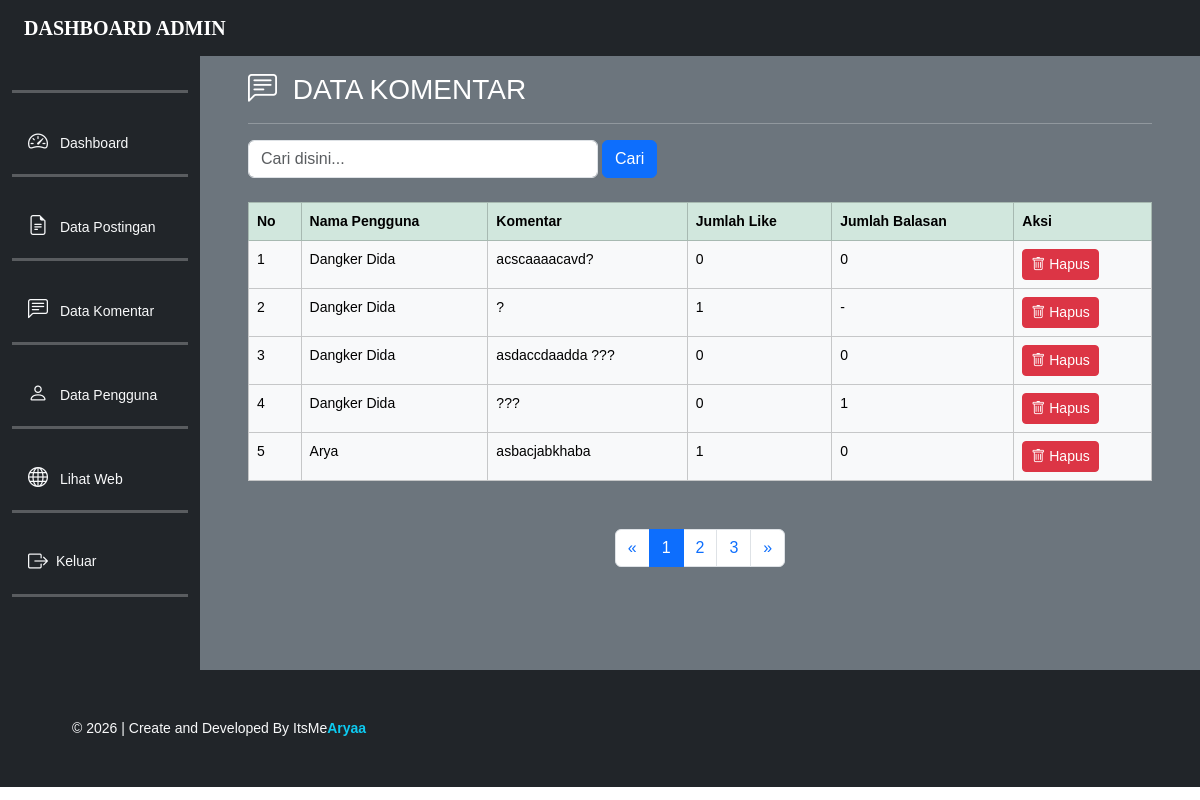
The page /dashboard/data_komentar.php (signed in) on the database its author committed.
### tables this page shows
CREATE TABLE `comments` (
  `id` int NOT NULL,
  `post_id` int NOT NULL,
  `user_id` int NOT NULL,
  `content` text NOT NULL,
  `created_at` datetime DEFAULT CURRENT_TIMESTAMP,
  `parent_id` int DEFAULT NULL
);

CREATE TABLE `profiles` (
  `user_id` int NOT NULL,
  `name` varchar(100) DEFAULT NULL,
  `last_name` varchar(255) DEFAULT NULL,
  `bio` text,
  `photo` varchar(255) DEFAULT NULL,
  `cover_photo` varchar(255) DEFAULT NULL,
  `updated_at` datetime DEFAULT CURRENT_TIMESTAMP ON UPDATE CURRENT_TIMESTAMP
);

### dashboard/data_komentar.php (the view, shortened to what this page needs)
<?php
$batas = 5;
$halaman = $_GET['halaman'];
if (empty($halaman)) {
  $posisi = 0;
  $halaman = 1;
} else {
  $posisi = ($halaman - 1) * $batas;
}
?>
<!DOCTYPE html>
<html lang="en">
<head>
  <link rel="stylesheet" href="../public/assets/css/bootstrap.min.css">
  <link rel="stylesheet" href="../public/assets/css/styleDashboard.css">
  <link rel="stylesheet" href="../public/assets/icon/bootstrap-icons/font/bootstrap-icons.css">
</head>
<body>
  <nav class="navbar navbar-expand-lg navbar-dark bg-dark">
    <a href="#" class="navbar-brand ms-4">
      <font face="Fira Code"><strong>DASHBOARD ADMIN</strong></font>
    </a>
  </nav>
  <div class="row">
    <div class="col-md-2 bg-dark pt-4">
      <nav class="nav flex-column ml-3 mb-5">
        <hr class="garis">
        <a href="dashboard.php" class="nav-link active text-light" aria-current="page">
          <i class="bi bi-speedometer2 me-2" style="font-size: 20px;"></i> Dashboard
        </a>
        <hr class="garis">
        <a href="data_postingan.php" class="nav-link text-light me-2">
          <i class="bi bi-file-earmark-text me-2" style="font-size: 20px;"></i> Data Postingan
        </a>
        <hr class="garis">
        <a href="data_komentar.php" class="nav-link text-light me-2">
          <i class="bi bi-chat-left-text me-2" style="font-size: 20px;"></i> Data Komentar
        </a>
        <hr class="garis">
        <a href="data_user.php" class="nav-link text-light me-2">
          <i class="bi bi-person me-2" style="font-size: 20px;"></i> Data Pengguna
        </a>
        <hr class="garis">
        <a href="../public/index.php" class="nav-link text-light me-2">
          <i class="bi bi-globe me-2" style="font-size: 20px;"></i> Lihat Web
        </a>
        <hr class="garis">
        <li class="nav-link text-light me-2">
          <form action="logout.php" method="POST">
            <button class="dropdown-item d-flex align-items-center" type="submit">
              <i class="bi bi-box-arrow-right me-2" style="font-size: 20px;"></i> Keluar
            </button>
          </form>
        </li>
        <hr class="garis">
      </nav>
    </div>
    <div class="col-md-10 p-5 pt-3 bg-secondary">
      <h3 class="main">
        <i class="bi bi-chat-left-text me-2 position-relative" style="font-size: 29px"></i> DATA KOMENTAR
        <hr>
      </h3>
      <form role="search" method="post" class="d-flex mb-4 mt-2">
        <input type="search" name="cari" placeholder="Cari disini..." class="form-control me-1">
        <button type="submit" class="btn btn-primary">Cari</button>
      </form>
      <?php
      include '../config/database.php';
      $sql = "SELECT c.id, c.content, pr.name, c.parent_id,
        (SELECT COUNT(*) FROM comment_likes cl WHERE cl.comment_id = c.id) AS like_count,
        CASE
          WHEN c.parent_id IS NULL
          THEN (SELECT COUNT(*) FROM comments cb WHERE cb.parent_id = c.id)
          ELSE 0
        END AS reply_count
      FROM comments c
      LEFT JOIN profiles pr ON pr.user_id = c.user_id
      WHERE 1 = 1
      ";
      $sql .= " ORDER BY c.created_at DESC LIMIT $posisi, $batas";
      $result = mysqli_query($koneksi, $sql);
      $sql_count = "SELECT COUNT(*) as total
      FROM comments c
      LEFT JOIN profiles pr ON pr.user_id = c.user_id
      WHERE 1 = 1
      ";
      $res_count = mysqli_query($koneksi, $sql_count);
      $row_count = mysqli_fetch_assoc($res_count);
      $jmlhData = $row_count['total'];
      $jmlhHal = ceil($jmlhData / $batas);
      ?>
      <table class="table table-bordered table-hover">
        <thead class="table-success">
          <tr>
            <th>No</th>
            <th>Nama Pengguna</th>
            <th>Komentar</th>
            <th>Jumlah Like</th>
            <th>Jumlah Balasan</th>
            <th>Aksi</th>
          </tr>
        </thead>
        <tbody class="table-light">
          <?php
          $no = $posisi + 1;
          while ($row = mysqli_fetch_assoc($result)):
            $id_komentar = $row['id'];
            $is_reply = !is_null($row['parent_id']);
          ?>
            <tr>
              <td><?= $no++; ?></td>
              <td><?= htmlspecialchars($row['name']); ?></td>
              <td>
                <?= nl2br(htmlspecialchars($row['content'])); ?>
              </td>
              <td><?= $row['like_count']; ?></td>
              <td><?= $is_reply ? '-' : $row['reply_count']; ?></td>
              <td>
                <a href="hapus_komentar.php?id=<?= $id_komentar ?>"
                  onclick="return confirm('Yakin ingin menghapus komentar ini?')" class="btn btn-sm btn-danger">
                  <i class="bi bi-trash"></i> Hapus
                </a>
              </td>
            </tr>
          <?php endwhile; ?>
        </tbody>
      </table>
      <nav aria-label="page navigation example">
        <ul class="pagination justify-content-center mt-5">
        <?php
        if ($halaman > 1) {
          $prev = $halaman - 1;
          echo "
            <li class='page-item'>
              <a href='$_SERVER[PHP_SELF]?halaman=$prev' class='page-link' aria-label='Previous'>
                <span aria-hidden='true'>&laquo;</span>
              </a>
            </li>
          ";
        } else {
          echo "
            <li class='page-item'>
              <a href='' class='page-link'>
                <span aria-hidden='true'>&laquo;</span>
              </a>
            </li>
          ";
        }
        for ($i = 1; $i <= $jmlhHal; $i++) {
          if ($i != $halaman) {
            echo "
              <li class='page-item'>
                <a href='$_SERVER[PHP_SELF]?halaman=$i' class='page-link'>
                  $i
                </a>
              </li>
            ";
          } else {
            echo "
              <li class='page-item active' >
                <a href='' class='page-link'>
                  $i
                </a>
              </li>
            ";
          }
        }
        if ($halaman < $jmlhHal) {
          $next = $halaman + 1;
          echo "
          <li class='page-item'>
            <a href='$_SERVER[PHP_SELF]?halaman=$next' class='page-link' aria-label='next'>
              <span aria-hidden='true'>&raquo;</span>
            </a>
          </li>
          ";
        }
        ?>
        </ul>
      </nav>
    </div>
  </div>
  <footer class="bg-dark p-5 text-light">
    <div class="container">
      <div class="row">
        <div class="col">
          <span>&copy; <?php echo date('Y'); ?> | Create and Developed By ItsMe<span class="text-info fw-bold">Aryaa</span></span>
        </div>
      </div>
    </div>
  </footer>
</body>
</html>

### public/assets/css/styleDashboard.css (style rules this page uses)
body { background-color: white; font-family: 'Poppins', sans-serif; font-size: 14px; color: white; }
.form-control { width: 350px; }
.row { margin: 0px; }
.garis { border-bottom: 2px solid #ffffff; margin-top: 10px; margin-bottom: 25px; }

### rows shown on the page
comments: profiles.name "Dangker Dida", content "acscaaaacavd?", like_count "0", reply_count "0"
comments: profiles.name "Dangker Dida", content "?", like_count "1"
comments: profiles.name "Dangker Dida", content "asdaccdaadda ???", like_count "0", reply_count "0"
comments: profiles.name "Dangker Dida", content "???", like_count "0", reply_count "1"
comments: profiles.name "Arya", content "asbacjabkhaba", like_count "1", reply_count "0"
